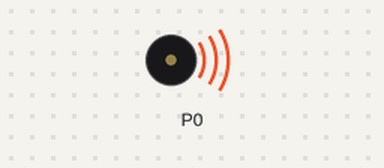
Simulated run of this program. Board: BBC micro:bit (MakeCode). Shown: buzzer (waves = sounding). At 22.8 s the program stops and its outputs stay as they are.

Above: at 0.1 s.
At 22.8 s:
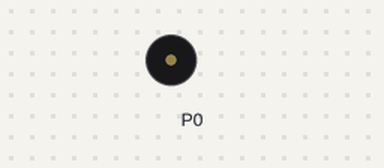
Timing chart, 0 to 24.3 s (numbered marks = the images above):
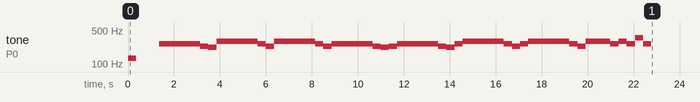

The program:

main.ts
```typescript
music.setVolume(100000)
music.setTempo(170)
music.play(music.tonePlayable(131, music.beat(BeatFraction.Whole)), music.PlaybackMode.UntilDone)
basic.pause(1000)
music.play(music.tonePlayable(262, music.beat(BeatFraction.Whole)), music.PlaybackMode.UntilDone)
music.play(music.tonePlayable(262, music.beat(BeatFraction.Whole)), music.PlaybackMode.UntilDone)
music.play(music.tonePlayable(262, music.beat(BeatFraction.Whole)), music.PlaybackMode.UntilDone)
music.play(music.tonePlayable(262, music.beat(BeatFraction.Whole)), music.PlaybackMode.UntilDone)
music.play(music.tonePlayable(262, music.beat(BeatFraction.Whole)), music.PlaybackMode.UntilDone)
music.play(music.tonePlayable(233, music.beat(BeatFraction.Whole)), music.PlaybackMode.UntilDone)
music.play(music.tonePlayable(220, music.beat(BeatFraction.Whole)), music.PlaybackMode.UntilDone)
music.play(music.tonePlayable(294, music.beat(BeatFraction.Whole)), music.PlaybackMode.UntilDone)
music.play(music.tonePlayable(294, music.beat(BeatFraction.Whole)), music.PlaybackMode.UntilDone)
music.play(music.tonePlayable(294, music.beat(BeatFraction.Whole)), music.PlaybackMode.UntilDone)
music.play(music.tonePlayable(294, music.beat(BeatFraction.Whole)), music.PlaybackMode.UntilDone)
music.play(music.tonePlayable(294, music.beat(BeatFraction.Whole)), music.PlaybackMode.UntilDone)
music.play(music.tonePlayable(262, music.beat(BeatFraction.Whole)), music.PlaybackMode.UntilDone)
music.play(music.tonePlayable(233, music.beat(BeatFraction.Whole)), music.PlaybackMode.UntilDone)
music.play(music.tonePlayable(294, music.beat(BeatFraction.Whole)), music.PlaybackMode.UntilDone)
music.play(music.tonePlayable(294, music.beat(BeatFraction.Whole)), music.PlaybackMode.UntilDone)
music.play(music.tonePlayable(294, music.beat(BeatFraction.Whole)), music.PlaybackMode.UntilDone)
music.play(music.tonePlayable(294, music.beat(BeatFraction.Whole)), music.PlaybackMode.UntilDone)
music.play(music.tonePlayable(294, music.beat(BeatFraction.Whole)), music.PlaybackMode.UntilDone)
music.play(music.tonePlayable(262, music.beat(BeatFraction.Whole)), music.PlaybackMode.UntilDone)
music.play(music.tonePlayable(233, music.beat(BeatFraction.Whole)), music.PlaybackMode.UntilDone)
music.play(music.tonePlayable(262, music.beat(BeatFraction.Whole)), music.PlaybackMode.UntilDone)
music.play(music.tonePlayable(262, music.beat(BeatFraction.Whole)), music.PlaybackMode.UntilDone)
music.play(music.tonePlayable(262, music.beat(BeatFraction.Whole)), music.PlaybackMode.UntilDone)
music.play(music.tonePlayable(262, music.beat(BeatFraction.Whole)), music.PlaybackMode.UntilDone)
music.play(music.tonePlayable(262, music.beat(BeatFraction.Whole)), music.PlaybackMode.UntilDone)
music.play(music.tonePlayable(233, music.beat(BeatFraction.Whole)), music.PlaybackMode.UntilDone)
music.play(music.tonePlayable(220, music.beat(BeatFraction.Whole)), music.PlaybackMode.UntilDone)
music.play(music.tonePlayable(233, music.beat(BeatFraction.Whole)), music.PlaybackMode.UntilDone)
music.play(music.tonePlayable(262, music.beat(BeatFraction.Whole)), music.PlaybackMode.UntilDone)
music.play(music.tonePlayable(262, music.beat(BeatFraction.Whole)), music.PlaybackMode.UntilDone)
music.play(music.tonePlayable(262, music.beat(BeatFraction.Whole)), music.PlaybackMode.UntilDone)
music.play(music.tonePlayable(262, music.beat(BeatFraction.Whole)), music.PlaybackMode.UntilDone)
music.play(music.tonePlayable(262, music.beat(BeatFraction.Whole)), music.PlaybackMode.UntilDone)
music.play(music.tonePlayable(233, music.beat(BeatFraction.Whole)), music.PlaybackMode.UntilDone)
music.play(music.tonePlayable(220, music.beat(BeatFraction.Whole)), music.PlaybackMode.UntilDone)
music.play(music.tonePlayable(262, music.beat(BeatFraction.Whole)), music.PlaybackMode.UntilDone)
music.play(music.tonePlayable(294, music.beat(BeatFraction.Whole)), music.PlaybackMode.UntilDone)
music.play(music.tonePlayable(294, music.beat(BeatFraction.Whole)), music.PlaybackMode.UntilDone)
music.play(music.tonePlayable(294, music.beat(BeatFraction.Whole)), music.PlaybackMode.UntilDone)
music.play(music.tonePlayable(294, music.beat(BeatFraction.Whole)), music.PlaybackMode.UntilDone)
music.play(music.tonePlayable(294, music.beat(BeatFraction.Whole)), music.PlaybackMode.UntilDone)
music.play(music.tonePlayable(262, music.beat(BeatFraction.Whole)), music.PlaybackMode.UntilDone)
music.play(music.tonePlayable(233, music.beat(BeatFraction.Whole)), music.PlaybackMode.UntilDone)
music.play(music.tonePlayable(262, music.beat(BeatFraction.Whole)), music.PlaybackMode.UntilDone)
music.play(music.tonePlayable(294, music.beat(BeatFraction.Whole)), music.PlaybackMode.UntilDone)
music.play(music.tonePlayable(294, music.beat(BeatFraction.Whole)), music.PlaybackMode.UntilDone)
music.play(music.tonePlayable(294, music.beat(BeatFraction.Whole)), music.PlaybackMode.UntilDone)
music.play(music.tonePlayable(294, music.beat(BeatFraction.Whole)), music.PlaybackMode.UntilDone)
music.play(music.tonePlayable(294, music.beat(BeatFraction.Whole)), music.PlaybackMode.UntilDone)
music.play(music.tonePlayable(262, music.beat(BeatFraction.Whole)), music.PlaybackMode.UntilDone)
music.play(music.tonePlayable(233, music.beat(BeatFraction.Whole)), music.PlaybackMode.UntilDone)
music.play(music.tonePlayable(294, music.beat(BeatFraction.Whole)), music.PlaybackMode.UntilDone)
music.play(music.tonePlayable(294, music.beat(BeatFraction.Whole)), music.PlaybackMode.UntilDone)
music.play(music.tonePlayable(294, music.beat(BeatFraction.Whole)), music.PlaybackMode.UntilDone)
music.play(music.tonePlayable(262, music.beat(BeatFraction.Whole)), music.PlaybackMode.UntilDone)
music.play(music.tonePlayable(294, music.beat(BeatFraction.Whole)), music.PlaybackMode.UntilDone)
music.play(music.tonePlayable(262, music.beat(BeatFraction.Whole)), music.PlaybackMode.UntilDone)
music.play(music.tonePlayable(349, music.beat(BeatFraction.Whole)), music.PlaybackMode.UntilDone)
music.play(music.tonePlayable(262, music.beat(BeatFraction.Whole)), music.PlaybackMode.UntilDone)
```

test.ts
```typescript
// aquí va el archivo "tests"; esto no se compilará cuando este paquete se utilice como una extensión.
```
